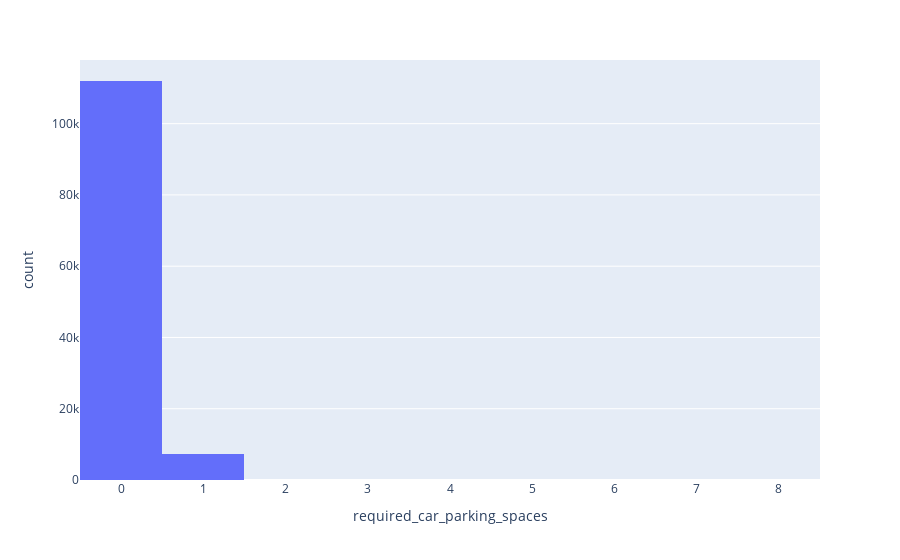

This figure's notebook cell:
### Code cell
# Create a histogram in plotly in order to find the mode of required car parking spaces.
import plotly.express as px
# df = px.data.tips()
fig = px.histogram(df, x="required_car_parking_spaces")
fig.show()

### Figure 1 — Plotly figure (JSON) as saved in the notebook; plotly's stock layout.template omitted (floating-point values rounded to 4 significant figures; data arrays with more than 128 entries replaced by an {"elided": "..."} marker saying what was removed)
{"data": [{"alignmentgroup": "True", "bingroup": "x", "hovertemplate": "required_car_parking_spaces=%{x}<br>count=%{y}<extra></extra>", "legendgroup": "", "marker": {"color": "#636efa", "pattern": {"shape": ""}}, "name": "", "offsetgroup": "", "orientation": "v", "showlegend": false, "type": "histogram", "x": {"elided": "119390 int values"}, "xaxis": "x", "yaxis": "y"}], "layout": {"barmode": "relative", "legend": {"tracegroupgap": 0}, "margin": {"t": 60}, "xaxis": {"anchor": "y", "domain": [0, 1], "title": {"text": "required_car_parking_spaces"}}, "yaxis": {"anchor": "x", "domain": [0, 1], "title": {"text": "count"}}}}
